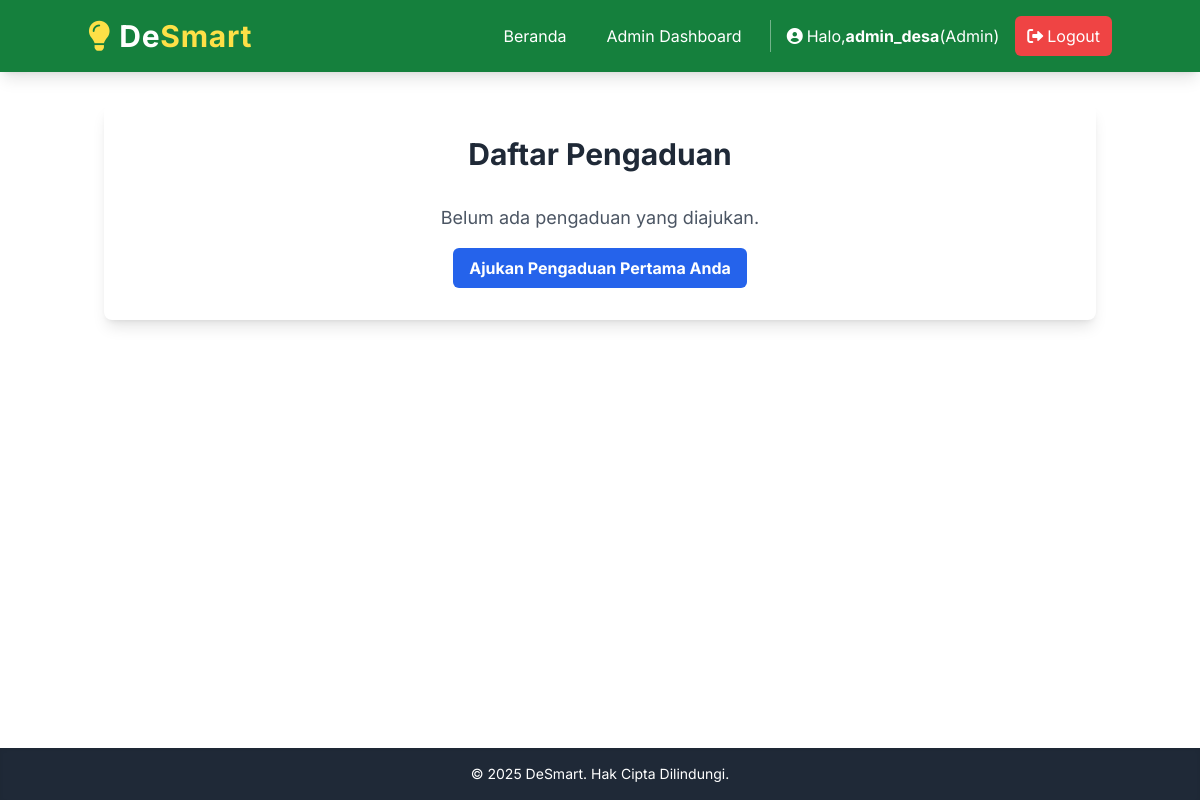
Before: /pengaduan (signed in) with the older database file.
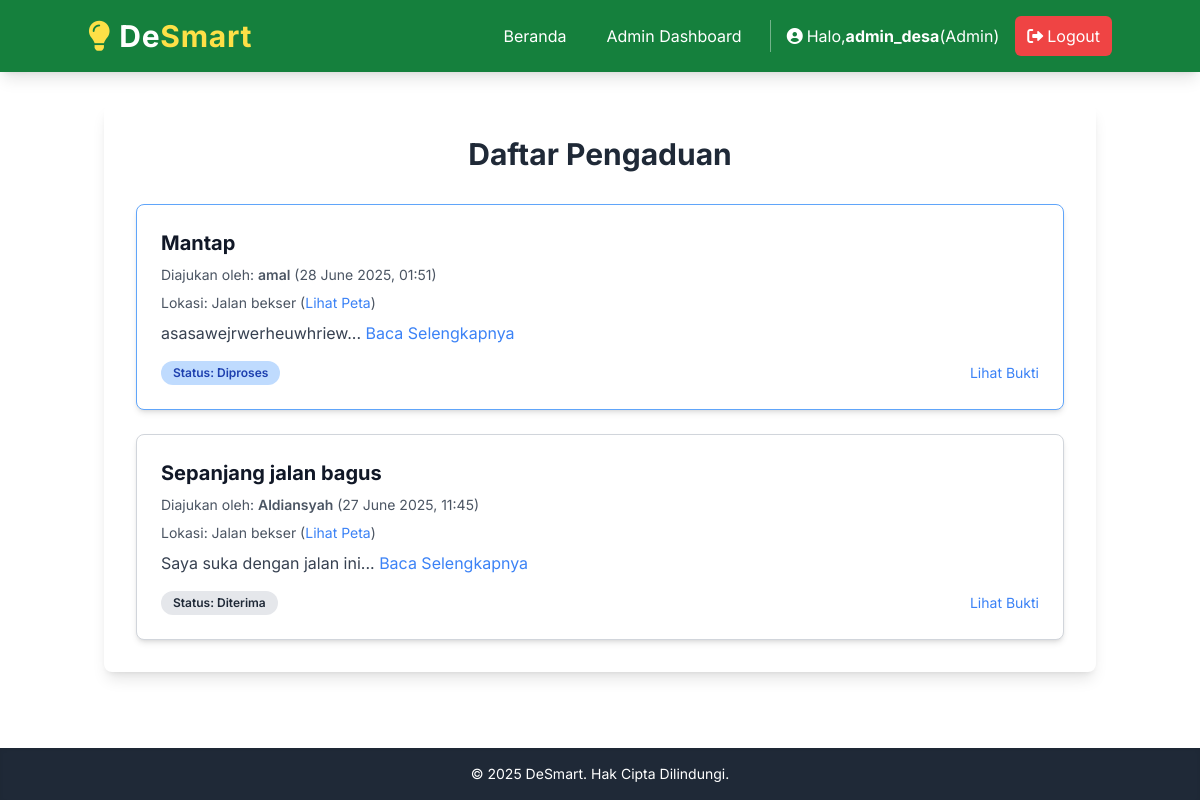
After: the same page with the newer database file.
### models.py (models this page shows, shortened)
class User(db.Model, UserMixin):
    id = db.Column(db.Integer, primary_key=True)
    username = db.Column(db.String(20), unique=True, nullable=False)
    email = db.Column(db.String(120), unique=True, nullable=False)
    password_hash = db.Column(db.String(255))
    role = db.Column(db.String(20), default='warga', nullable=False) # 'warga' atau 'admin'
    tanggal_daftar = db.Column(db.DateTime, default=datetime.utcnow)
    pengaduan = db.relationship('Pengaduan', backref='pembuat', lazy=True)

class Pengaduan(db.Model):
    id = db.Column(db.Integer, primary_key=True)
    user_id = db.Column(db.Integer, db.ForeignKey('user.id'), nullable=False) # Foreign Key ke tabel user
    judul = db.Column(db.String(100), nullable=False)
    deskripsi = db.Column(db.Text, nullable=False)
    lokasi = db.Column(db.String(200), nullable=True) # Lokasi spesifik dalam teks
    latitude = db.Column(db.Float, nullable=True) # Koordinat GPS Latitude
    longitude = db.Column(db.Float, nullable=True) # Koordinat GPS Longitude
    url_bukti_media = db.Column(db.String(255), nullable=True)
    status = db.Column(db.String(20), default='Diterima', nullable=False) # Status pengaduan: Diterima, Diproses, Selesai, Ditolak
    tanggal_pengaduan = db.Column(db.DateTime, default=datetime.utcnow)
    tanggal_update_status = db.Column(db.DateTime, default=datetime.utcnow, onupdate=datetime.utcnow)
    respon_admin = db.Column(db.Text, nullable=True)

### app.py (the view)
@app.route('/pengaduan')
@login_required
def daftar_pengaduan():
    pengaduans = Pengaduan.query.order_by(Pengaduan.tanggal_pengaduan.desc()).all()
    return render_template('pengaduan/list_pengaduan.html', title='Daftar Pengaduan', pengaduans=pengaduans)

### app.py (called while the page is built)
@login_manager.user_loader
def load_user(user_id):
    return User.query.get(int(user_id))

### templates/pengaduan/list_pengaduan.html (shortened to what this page needs)
{% extends 'layout.html' %}
{% block content %}
    <h2 class="text-3xl font-bold text-center text-gray-800 mb-8">Daftar Pengaduan</h2>
    {% if pengaduans %}
        <div class="flex flex-col space-y-6">
            {% for pengaduan in pengaduans %}
                <div class="bg-white p-6 rounded-lg shadow-md border
                    {% if pengaduan.status == 'Selesai' %} border-green-400 bg-green-50
                    {% elif pengaduan.status == 'Diproses' %} border-blue-400 bg-blue-50
                    {% elif pengaduan.status == 'Ditolak' %} border-red-400 bg-red-50
                    {% else %} border-gray-300 {% endif %}">
                    <h3 class="text-xl font-bold text-gray-900 mb-2">{{ pengaduan.judul }}</h3>
                    <p class="text-sm text-gray-600 mb-2">
                        Diajukan oleh: <span class="font-semibold">{{ pengaduan.pembuat.username }}</span> ({{ pengaduan.tanggal_pengaduan.strftime('%d %B %Y, %H:%M') }})
                    </p>
                    <p class="text-sm text-gray-600 mb-2">
                        Lokasi: {{ pengaduan.lokasi }}
                        {% if pengaduan.latitude and pengaduan.longitude %}
                            (<a href="https://www.google.com/maps/search/?api=1&query={{ pengaduan.latitude }},{{ pengaduan.longitude }}" target="_blank" class="text-blue-500 hover:underline">Lihat Peta</a>)
                        {% endif %}
                    </p>
                    <p class="text-gray-700 mb-4">{{ pengaduan.deskripsi[:100] }}...
                        <a href="{{ url_for('detail_pengaduan', pengaduan_id=pengaduan.id) }}" class="text-blue-500 hover:underline">Baca Selengkapnya</a>
                    </p>
                    <div class="flex justify-between items-center mt-auto">
                        <span class="px-3 py-1 rounded-full text-xs font-semibold
                            {% if pengaduan.status == 'Selesai' %} bg-green-200 text-green-800
                            {% elif pengaduan.status == 'Diproses' %} bg-blue-200 text-blue-800
                            {% elif pengaduan.status == 'Ditolak' %} bg-red-200 text-red-800
                            {% else %} bg-gray-200 text-gray-800 {% endif %}">
                            Status: {{ pengaduan.status }}
                        </span>
                        {% if pengaduan.url_bukti_media %}
                            <a href="{{ url_for('uploaded_file', filename=pengaduan.url_bukti_media) }}" target="_blank" class="text-sm text-blue-500 hover:underline">Lihat Bukti</a>
                        {% endif %}
                    </div>
                </div>
            {% endfor %}
        </div>
    {% else %}
        <p class="text-center text-gray-600 text-lg">Belum ada pengaduan yang diajukan.</p>
        {% if current_user.is_authenticated %}
            <p class="text-center mt-4"><a href="{{ url_for('buat_pengaduan') }}" class="inline-block bg-blue-600 hover:bg-blue-700 text-white font-bold py-2 px-4 rounded-md">Ajukan Pengaduan Pertama Anda</a></p>
        {% endif %}
    {% endif %}
{% endblock %}

### templates/layout.html (shortened to what this page needs)
<!DOCTYPE html>
<html lang="en">
<head>
    <script src="https://cdn.tailwindcss.com"></script>
    <link rel="stylesheet" href="https://cdnjs.cloudflare.com/ajax/libs/font-awesome/6.0.0-beta3/css/all.min.css">
    <link rel="stylesheet" href="{{ url_for('static', filename='css/style.css') }}">
</head>
<body class="min-h-screen flex flex-col">
    <header class="bg-green-700 text-white p-4 shadow-lg sticky top-0 z-50">
        <nav class="container mx-auto flex flex-col md:flex-row justify-between items-center relative">
            <a href="/" class="text-3xl font-bold tracking-wide hover:text-yellow-200 transition-colors duration-200 flex items-center mb-4 md:mb-0">
                <i class="fas fa-lightbulb text-yellow-300 mr-2"></i>
                De<span class="text-yellow-300">Smart</span>
            </a>
            <div id="nav-menu" class="hidden md:flex flex-col md:flex-row items-center space-y-2 md:space-y-0 md:space-x-4 flex-wrap justify-center md:justify-end w-full md:w-auto">
                {% if current_user.is_authenticated %}
                    {% if current_user.role == 'admin' %}
                        <a href="/" class="text-white hover:bg-green-600 px-3 py-2 rounded-md transition-colors w-full md:w-auto text-center">Beranda</a>
                        <a href="{{ url_for('admin_dashboard') }}" class="text-white hover:bg-green-600 px-3 py-2 rounded-md transition-colors w-full md:w-auto text-center">Admin Dashboard</a>
                    {% endif %}
                    <span class="text-white text-base ml-2 md:ml-4 pl-2 md:pl-4 border-l border-white border-opacity-40 py-1 flex items-center w-full md:w-auto justify-center md:justify-start">
                        <i class="fas fa-user-circle mr-1"></i>
                        Halo, <span class="font-bold">{{ current_user.username }}</span>(<span class="capitalize">{{ current_user.role }}</span>)
                    </span>
                    <a href="{{ url_for('logout') }}" class="bg-red-500 hover:bg-red-600 text-white px-3 py-2 rounded-md flex items-center w-full md:w-auto justify-center">
                        <i class="fas fa-sign-out-alt mr-1"></i>Logout
                    </a>
                {% endif %}
            </div>
        </nav>
    </header>
    <main class="container mx-auto px-4 py-8 flex-grow">
        <div class="bg-white p-8 rounded-lg shadow-lg">
            {% block content %}{% endblock %}
        </div>
    </main>
    <footer class="bg-gray-800 text-white p-4 text-center mt-auto shadow-inner">
        <p class="text-sm">&copy; 2025 DeSmart. Hak Cipta Dilindungi.</p>
    </footer>
</body>
</html>

### templates/layout.html (style rules this page uses)
body { font-family: 'Inter', sans-serif; @apply bg-gray-100 text-gray-800; }

Changed rows visible on the page:
added Pengaduan: judul "Mantap", pembuat.username "amal", tanggal_pengaduan "28 June 2025, 01:51", lokasi "Jalan bekser", deskripsi "asasawejrwerheuwhriew", status "Diproses"
added Pengaduan: judul "Sepanjang jalan bagus", pembuat.username "Aldiansyah", tanggal_pengaduan "27 June 2025, 11:45", lokasi "Jalan bekser", deskripsi "Saya suka dengan jalan ini", status "Diterima"
Other visible differences:
text no longer shown: "Belum ada pengaduan yang diajukan. Ajukan Pengaduan Pertama Anda"
